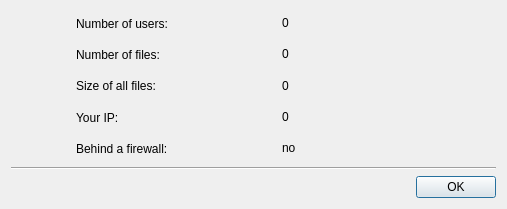
<ui version="4.0" >
 <class>NetworkDialog</class>
 <widget class="QDialog" name="NetworkDialog" >
  <property name="geometry" >
   <rect>
    <x>0</x>
    <y>0</y>
    <width>507</width>
    <height>209</height>
   </rect>
  </property>
  <property name="windowTitle" >
   <string>Network Info</string>
  </property>
  <layout class="QGridLayout" name="gridLayout" >
   <item row="0" column="0" >
    <layout class="QHBoxLayout" name="horizontalLayout_6" >
     <item>
      <spacer name="horizontalSpacer_2" >
       <property name="orientation" >
        <enum>Qt::Horizontal</enum>
       </property>
       <property name="sizeType" >
        <enum>QSizePolicy::MinimumExpanding</enum>
       </property>
       <property name="sizeHint" stdset="0" >
        <size>
         <width>20</width>
         <height>20</height>
        </size>
       </property>
      </spacer>
     </item>
     <item>
      <layout class="QVBoxLayout" name="verticalLayout" >
       <item>
        <layout class="QHBoxLayout" name="horizontalLayout" >
         <item>
          <widget class="QLabel" name="label" >
           <property name="sizePolicy" >
            <sizepolicy vsizetype="Expanding" hsizetype="Fixed" >
             <horstretch>0</horstretch>
             <verstretch>0</verstretch>
            </sizepolicy>
           </property>
           <property name="minimumSize" >
            <size>
             <width>200</width>
             <height>0</height>
            </size>
           </property>
           <property name="maximumSize" >
            <size>
             <width>16777215</width>
             <height>16777215</height>
            </size>
           </property>
           <property name="text" >
            <string>Number of users:</string>
           </property>
          </widget>
         </item>
         <item>
          <widget class="QLabel" name="usersLabel" >
           <property name="sizePolicy" >
            <sizepolicy vsizetype="Fixed" hsizetype="Preferred" >
             <horstretch>0</horstretch>
             <verstretch>0</verstretch>
            </sizepolicy>
           </property>
           <property name="minimumSize" >
            <size>
             <width>150</width>
             <height>0</height>
            </size>
           </property>
           <property name="text" >
            <string>0</string>
           </property>
          </widget>
         </item>
        </layout>
       </item>
       <item>
        <layout class="QHBoxLayout" name="horizontalLayout_2" >
         <item>
          <widget class="QLabel" name="label_2" >
           <property name="sizePolicy" >
            <sizepolicy vsizetype="Expanding" hsizetype="Fixed" >
             <horstretch>0</horstretch>
             <verstretch>0</verstretch>
            </sizepolicy>
           </property>
           <property name="minimumSize" >
            <size>
             <width>200</width>
             <height>0</height>
            </size>
           </property>
           <property name="maximumSize" >
            <size>
             <width>16777215</width>
             <height>16777215</height>
            </size>
           </property>
           <property name="text" >
            <string>Number of files:</string>
           </property>
          </widget>
         </item>
         <item>
          <widget class="QLabel" name="filesLabel" >
           <property name="sizePolicy" >
            <sizepolicy vsizetype="Fixed" hsizetype="Preferred" >
             <horstretch>0</horstretch>
             <verstretch>0</verstretch>
            </sizepolicy>
           </property>
           <property name="minimumSize" >
            <size>
             <width>150</width>
             <height>0</height>
            </size>
           </property>
           <property name="text" >
            <string>0</string>
           </property>
          </widget>
         </item>
        </layout>
       </item>
       <item>
        <layout class="QHBoxLayout" name="horizontalLayout_3" >
         <item>
          <widget class="QLabel" name="label_3" >
           <property name="sizePolicy" >
            <sizepolicy vsizetype="Expanding" hsizetype="Fixed" >
             <horstretch>0</horstretch>
             <verstretch>0</verstretch>
            </sizepolicy>
           </property>
           <property name="minimumSize" >
            <size>
             <width>200</width>
             <height>0</height>
            </size>
           </property>
           <property name="maximumSize" >
            <size>
             <width>16777215</width>
             <height>16777215</height>
            </size>
           </property>
           <property name="text" >
            <string>Size of all files:</string>
           </property>
          </widget>
         </item>
         <item>
          <widget class="QLabel" name="sizeLabel" >
           <property name="sizePolicy" >
            <sizepolicy vsizetype="Fixed" hsizetype="Preferred" >
             <horstretch>0</horstretch>
             <verstretch>0</verstretch>
            </sizepolicy>
           </property>
           <property name="minimumSize" >
            <size>
             <width>150</width>
             <height>0</height>
            </size>
           </property>
           <property name="text" >
            <string>0</string>
           </property>
          </widget>
         </item>
        </layout>
       </item>
       <item>
        <layout class="QHBoxLayout" name="horizontalLayout_4" >
         <item>
          <widget class="QLabel" name="label_4" >
           <property name="sizePolicy" >
            <sizepolicy vsizetype="Expanding" hsizetype="Fixed" >
             <horstretch>0</horstretch>
             <verstretch>0</verstretch>
            </sizepolicy>
           </property>
           <property name="minimumSize" >
            <size>
             <width>200</width>
             <height>0</height>
            </size>
           </property>
           <property name="maximumSize" >
            <size>
             <width>16777215</width>
             <height>16777215</height>
            </size>
           </property>
           <property name="text" >
            <string>Your IP:</string>
           </property>
          </widget>
         </item>
         <item>
          <widget class="QLabel" name="ipLabel" >
           <property name="sizePolicy" >
            <sizepolicy vsizetype="Fixed" hsizetype="Preferred" >
             <horstretch>0</horstretch>
             <verstretch>0</verstretch>
            </sizepolicy>
           </property>
           <property name="minimumSize" >
            <size>
             <width>150</width>
             <height>0</height>
            </size>
           </property>
           <property name="text" >
            <string>0</string>
           </property>
          </widget>
         </item>
        </layout>
       </item>
       <item>
        <layout class="QHBoxLayout" name="horizontalLayout_5" >
         <item>
          <widget class="QLabel" name="label_5" >
           <property name="sizePolicy" >
            <sizepolicy vsizetype="Expanding" hsizetype="Fixed" >
             <horstretch>0</horstretch>
             <verstretch>0</verstretch>
            </sizepolicy>
           </property>
           <property name="minimumSize" >
            <size>
             <width>200</width>
             <height>0</height>
            </size>
           </property>
           <property name="maximumSize" >
            <size>
             <width>16777215</width>
             <height>16777215</height>
            </size>
           </property>
           <property name="text" >
            <string>Behind a firewall:</string>
           </property>
          </widget>
         </item>
         <item>
          <widget class="QLabel" name="firewalledLabel" >
           <property name="sizePolicy" >
            <sizepolicy vsizetype="Fixed" hsizetype="Preferred" >
             <horstretch>0</horstretch>
             <verstretch>0</verstretch>
            </sizepolicy>
           </property>
           <property name="minimumSize" >
            <size>
             <width>150</width>
             <height>0</height>
            </size>
           </property>
           <property name="text" >
            <string>no</string>
           </property>
          </widget>
         </item>
        </layout>
       </item>
      </layout>
     </item>
     <item>
      <spacer name="horizontalSpacer" >
       <property name="orientation" >
        <enum>Qt::Horizontal</enum>
       </property>
       <property name="sizeType" >
        <enum>QSizePolicy::MinimumExpanding</enum>
       </property>
       <property name="sizeHint" stdset="0" >
        <size>
         <width>20</width>
         <height>20</height>
        </size>
       </property>
      </spacer>
     </item>
    </layout>
   </item>
   <item row="1" column="0" >
    <widget class="Line" name="line" >
     <property name="sizePolicy" >
      <sizepolicy vsizetype="Fixed" hsizetype="Expanding" >
       <horstretch>0</horstretch>
       <verstretch>0</verstretch>
      </sizepolicy>
     </property>
     <property name="orientation" >
      <enum>Qt::Horizontal</enum>
     </property>
    </widget>
   </item>
   <item row="2" column="0" >
    <widget class="QDialogButtonBox" name="buttonBox" >
     <property name="orientation" >
      <enum>Qt::Horizontal</enum>
     </property>
     <property name="standardButtons" >
      <set>QDialogButtonBox::Ok</set>
     </property>
    </widget>
   </item>
  </layout>
 </widget>
 <resources/>
 <connections>
  <connection>
   <sender>buttonBox</sender>
   <signal>accepted()</signal>
   <receiver>NetworkDialog</receiver>
   <slot>accept()</slot>
   <hints>
    <hint type="sourcelabel" >
     <x>248</x>
     <y>254</y>
    </hint>
    <hint type="destinationlabel" >
     <x>157</x>
     <y>274</y>
    </hint>
   </hints>
  </connection>
  <connection>
   <sender>buttonBox</sender>
   <signal>rejected()</signal>
   <receiver>NetworkDialog</receiver>
   <slot>reject()</slot>
   <hints>
    <hint type="sourcelabel" >
     <x>316</x>
     <y>260</y>
    </hint>
    <hint type="destinationlabel" >
     <x>286</x>
     <y>274</y>
    </hint>
   </hints>
  </connection>
 </connections>
</ui>
